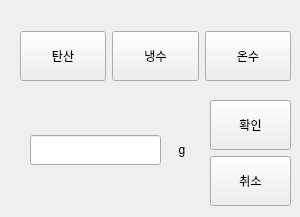
      <widget class="QWidget" name="SODA">
       <widget class="QWidget" name="layoutWidget_18">
        <property name="geometry">
         <rect>
          <x>30</x>
          <y>130</y>
          <width>167</width>
          <height>41</height>
         </rect>
        </property>
        <layout class="QGridLayout" name="gridLayout_11">
         <item row="0" column="1">
          <widget class="QLabel" name="label_21">
           <property name="minimumSize">
            <size>
             <width>30</width>
             <height>0</height>
            </size>
           </property>
           <property name="text">
            <string>g</string>
           </property>
           <property name="alignment">
            <set>Qt::AlignCenter</set>
           </property>
          </widget>
         </item>
         <item row="0" column="0">
          <widget class="QLineEdit" name="LE_SODA">
           <property name="minimumSize">
            <size>
             <width>0</width>
             <height>30</height>
            </size>
           </property>
           <property name="alignment">
            <set>Qt::AlignCenter</set>
           </property>
          </widget>
         </item>
        </layout>
       </widget>
       <widget class="QWidget" name="layoutWidget_19">
        <property name="geometry">
         <rect>
          <x>210</x>
          <y>100</y>
          <width>81</width>
          <height>108</height>
         </rect>
        </property>
        <layout class="QVBoxLayout" name="verticalLayout_15">
         <item>
          <widget class="QPushButton" name="BTN_SODA_OK">
           <property name="minimumSize">
            <size>
             <width>50</width>
             <height>50</height>
            </size>
           </property>
           <property name="text">
            <string>확인</string>
           </property>
          </widget>
         </item>
         <item>
          <widget class="QPushButton" name="BTN_SODA_CANCEL">
           <property name="minimumSize">
            <size>
             <width>50</width>
             <height>50</height>
            </size>
           </property>
           <property name="text">
            <string>취소</string>
           </property>
          </widget>
         </item>
        </layout>
       </widget>
       <widget class="QWidget" name="layoutWidget_4">
        <property name="geometry">
         <rect>
          <x>20</x>
          <y>30</y>
          <width>271</width>
          <height>52</height>
         </rect>
        </property>
        <layout class="QHBoxLayout" name="horizontalLayout_3">
         <item>
          <widget class="QPushButton" name="BTN_SODA_SODA">
           <property name="minimumSize">
            <size>
             <width>50</width>
             <height>50</height>
            </size>
           </property>
           <property name="text">
            <string>탄산</string>
           </property>
          </widget>
         </item>
         <item>
          <widget class="QPushButton" name="BTN_SODA_COLD">
           <property name="minimumSize">
            <size>
             <width>50</width>
             <height>50</height>
            </size>
           </property>
           <property name="text">
            <string>냉수</string>
           </property>
          </widget>
         </item>
         <item>
          <widget class="QPushButton" name="BTN_SODA_HOT">
           <property name="minimumSize">
            <size>
             <width>50</width>
             <height>50</height>
            </size>
           </property>
           <property name="text">
            <string>온수</string>
           </property>
          </widget>
         </item>
        </layout>
       </widget>
      </widget>
